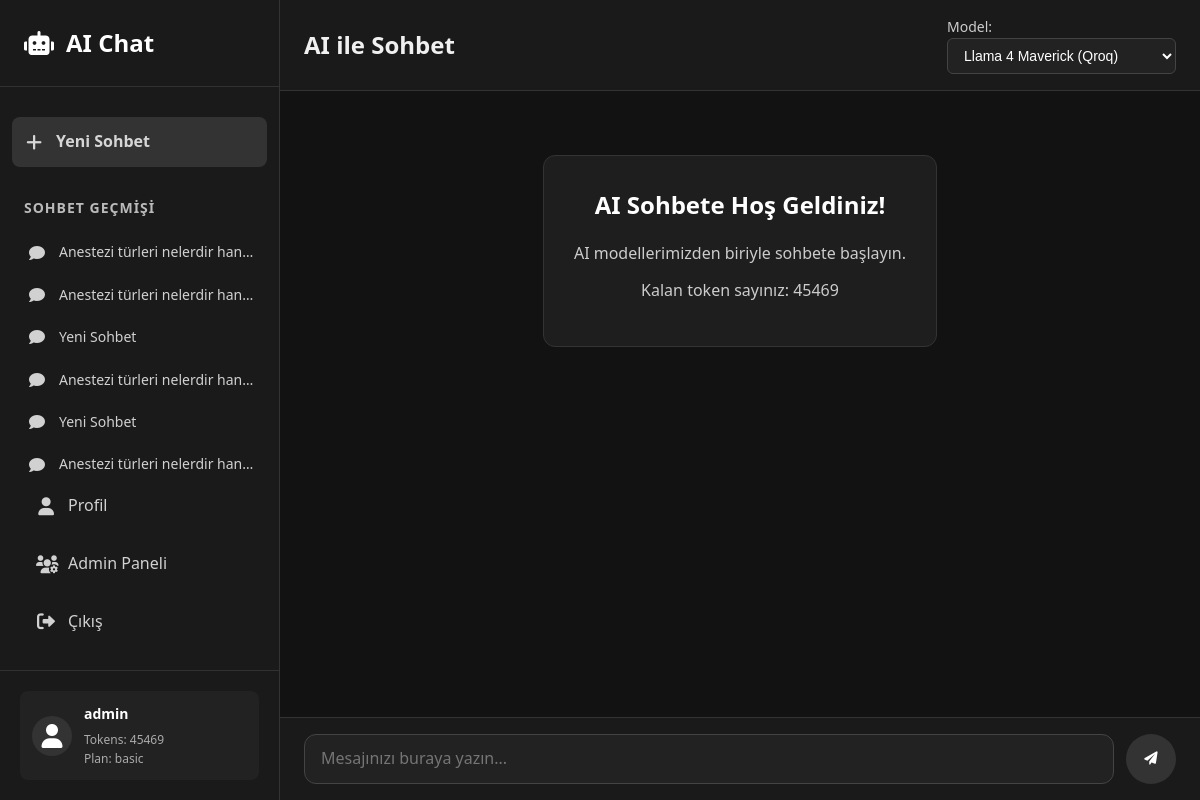
Page / (signed in) on the earlier database version.
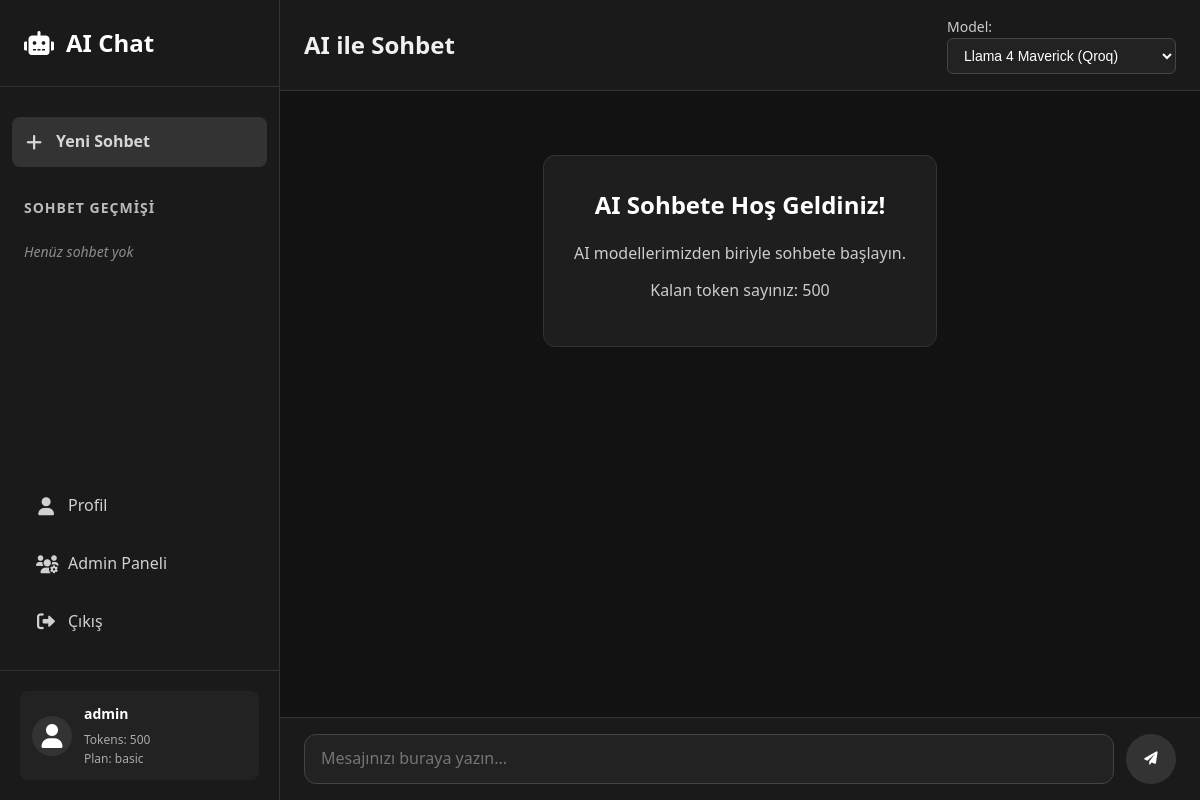
Same page on the later database version.
### tables this page shows
CREATE TABLE chats (
        id INTEGER PRIMARY KEY AUTOINCREMENT,
        user_id INTEGER NOT NULL,
        created_at TEXT, updated_at TEXT, title TEXT DEFAULT 'Yeni Sohbet',
        FOREIGN KEY (user_id) REFERENCES users (id)
    );

CREATE TABLE users (
        id INTEGER PRIMARY KEY AUTOINCREMENT,
        username TEXT UNIQUE NOT NULL,
        email TEXT UNIQUE NOT NULL,
        password TEXT NOT NULL,
        is_admin INTEGER DEFAULT 0,
        tokens_remaining INTEGER DEFAULT 100,
        plan TEXT DEFAULT 'basic',
        created_at TEXT
    , last_token_reset TEXT, last_rag_reset TEXT, rag_searches_remaining INTEGER DEFAULT 1);

### app.py (the view)
@app.route('/')
def index():
    if is_logged_in():
        user = get_current_user()
        db = get_db()
        chats = db.execute(
            'SELECT * FROM chats WHERE user_id = ? ORDER BY updated_at DESC',
            (user['id'],)
        ).fetchall()
        return render_template('chat.html', user=user, chats=chats)
    return render_template('login.html')

### app.py (called while the page is built)
def get_db():
    db = getattr(g, '_database', None)
    if db is None:
        db = g._database = sqlite3.connect(app.config['DATABASE'])
        db.row_factory = sqlite3.Row
    return db

@app.teardown_appcontext
def close_connection(exception):
    close_db()

def is_logged_in():
    return session.get('logged_in', False)

def get_current_user():
    if not is_logged_in():
        return None
    user_id = session.get('user_id')
    db = get_db()
    user = db.execute('SELECT * FROM users WHERE id = ?', (user_id,)).fetchone()
    return user

### templates/chat.html (shortened to what this page needs)
<!DOCTYPE html>
<html lang="tr">
<head>
    <link rel="stylesheet" href="https://cdnjs.cloudflare.com/ajax/libs/font-awesome/6.0.0-beta3/css/all.min.css">
    <link rel="stylesheet"
        href="https://cdnjs.cloudflare.com/ajax/libs/highlight.js/11.7.0/styles/atom-one-dark.min.css">
</head>
<body>
    <div class="container">
        <nav class="sidebar">
            <div class="sidebar-header">
                <i class="fas fa-robot"></i>
                <h2>AI Chat</h2>
            </div>
            <div class="sidebar-menu">
                <a href="{{ url_for('new_chat') }}" class="menu-item new-chat-btn">
                    <i class="fas fa-plus"></i> Yeni Sohbet
                </a>
                <div class="chat-history">
                    <h3>Sohbet Geçmişi</h3>
                    <div class="chat-list">
                        {% if chats %}
                        {% for chat in chats %}
                        <a href="{{ url_for('view_chat', chat_id=chat.id) }}"
                            class="chat-item {% if current_chat and current_chat.id == chat.id %}active{% endif %}">
                            <i class="fas fa-comment"></i>
                            <span class="chat-title">{{ chat.title }}</span>
                        </a>
                        {% endfor %}
                        {% else %}
                        <div class="no-chats">Henüz sohbet yok</div>
                        {% endif %}
                    </div>
                </div>
                <a href="{{ url_for('profile') }}" class="menu-item">
                    <i class="fas fa-user"></i> Profil
                </a>
                {% if user.is_admin %}
                <a href="{{ url_for('admin') }}" class="menu-item">
                    <i class="fas fa-users-cog"></i> Admin Paneli
                </a>
                {% endif %}
                <a href="{{ url_for('logout') }}" class="menu-item">
                    <i class="fas fa-sign-out-alt"></i> Çıkış
                </a>
            </div>
            <div class="sidebar-footer">
                <div class="user-info">
                    <div class="user-avatar">
                        <i class="fas fa-user"></i>
                    </div>
                    <div class="user-details">
                        <p class="username">{{ user.username }}</p>
                        <p class="tokens">Tokens: <span id="tokens-count">{{ user.tokens_remaining }}</span></p>
                        <p class="plan">Plan: {{ user.plan }}</p>
                    </div>
                </div>
            </div>
        </nav>
        <main class="content">
            <div class="chat-container">
                <div class="chat-header">
                    <h2>AI ile Sohbet</h2>
                    <div class="model-selector">
                        <label for="model-select">Model:</label>
                        <select id="model-select">
                            <optgroup label="Qroq Modelleri">
                                <option value="llama-4-maverick-qroq">Llama 4 Maverick (Qroq)</option>
                            </optgroup>
                        </select>
                    </div>
                </div>
                <div class="chat-messages" id="chat-messages">
                    <div class="welcome-message">
                        <h3>AI Sohbete Hoş Geldiniz!</h3>
                        <p>AI modellerimizden biriyle sohbete başlayın.</p>
                        <p>Kalan token sayınız: {{ user.tokens_remaining }}</p>
                    </div>
                </div>
                <div class="chat-input">
                    <textarea id="message-input" placeholder="Mesajınızı buraya yazın..."></textarea>
                    <button id="send-button">
                        <i class="fas fa-paper-plane"></i>
                    </button>
                </div>
            </div>
        </main>
    </div>
</body>
</html>

Differences in the rows shown:
removed chats: title "Anestezi türleri nelerdir han…"
removed chats: title "Anestezi türleri nelerdir han…"
removed chats: title "Yeni Sohbet"
removed chats: title "Anestezi türleri nelerdir han…"
removed chats: title "Yeni Sohbet"
removed chats: title "Anestezi türleri nelerdir han…"
changed users "admin": tokens_remaining "45469" → "500"
Other differences:
text now shown: "Henüz sohbet yok"
